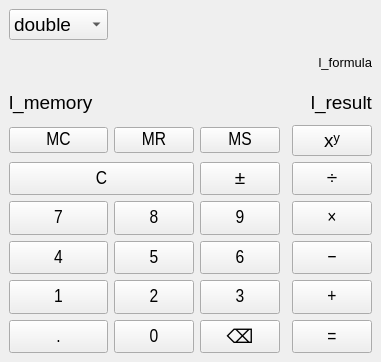
<?xml version="1.0" encoding="UTF-8"?>
<ui version="4.0">
 <class>MainWindow</class>
 <widget class="QMainWindow" name="MainWindow">
  <property name="geometry">
   <rect>
    <x>0</x>
    <y>0</y>
    <width>310</width>
    <height>362</height>
   </rect>
  </property>
  <property name="sizePolicy">
   <sizepolicy hsizetype="Preferred" vsizetype="Preferred">
    <horstretch>0</horstretch>
    <verstretch>0</verstretch>
   </sizepolicy>
  </property>
  <property name="font">
   <font>
    <pointsize>14</pointsize>
   </font>
  </property>
  <property name="windowTitle">
   <string>Калькулятор</string>
  </property>
  <widget class="QWidget" name="centralwidget">
   <layout class="QGridLayout" name="gridLayout" rowstretch="0,0,0,0,0,0,0,0,0,0,0" columnstretch="0,2,2,2,0,3">
    <item row="3" column="2">
     <widget class="QPushButton" name="tn_mr">
      <property name="minimumSize">
       <size>
        <width>0</width>
        <height>0</height>
       </size>
      </property>
      <property name="font">
       <font>
        <family>Arial Narrow</family>
        <pointsize>14</pointsize>
       </font>
      </property>
      <property name="text">
       <string>MR</string>
      </property>
     </widget>
    </item>
    <item row="9" column="5">
     <widget class="QPushButton" name="tb_add">
      <property name="sizePolicy">
       <sizepolicy hsizetype="Preferred" vsizetype="Preferred">
        <horstretch>0</horstretch>
        <verstretch>0</verstretch>
       </sizepolicy>
      </property>
      <property name="minimumSize">
       <size>
        <width>0</width>
        <height>0</height>
       </size>
      </property>
      <property name="font">
       <font>
        <family>Arial Narrow</family>
        <pointsize>14</pointsize>
       </font>
      </property>
      <property name="text">
       <string>+</string>
      </property>
      <property name="shortcut">
       <string>+</string>
      </property>
     </widget>
    </item>
    <item row="1" column="1" colspan="5">
     <widget class="QLabel" name="l_formula">
      <property name="font">
       <font>
        <pointsize>10</pointsize>
       </font>
      </property>
      <property name="text">
       <string>l_formula</string>
      </property>
      <property name="alignment">
       <set>Qt::AlignmentFlag::AlignRight|Qt::AlignmentFlag::AlignTrailing|Qt::AlignmentFlag::AlignVCenter</set>
      </property>
     </widget>
    </item>
    <item row="5" column="5">
     <widget class="QPushButton" name="tb_divide">
      <property name="sizePolicy">
       <sizepolicy hsizetype="Preferred" vsizetype="Preferred">
        <horstretch>0</horstretch>
        <verstretch>0</verstretch>
       </sizepolicy>
      </property>
      <property name="minimumSize">
       <size>
        <width>0</width>
        <height>0</height>
       </size>
      </property>
      <property name="font">
       <font>
        <family>Arial Narrow</family>
        <pointsize>14</pointsize>
       </font>
      </property>
      <property name="text">
       <string>÷</string>
      </property>
      <property name="shortcut">
       <string>/</string>
      </property>
     </widget>
    </item>
    <item row="6" column="1">
     <widget class="QPushButton" name="tb_seven">
      <property name="sizePolicy">
       <sizepolicy hsizetype="Preferred" vsizetype="Preferred">
        <horstretch>0</horstretch>
        <verstretch>0</verstretch>
       </sizepolicy>
      </property>
      <property name="minimumSize">
       <size>
        <width>0</width>
        <height>0</height>
       </size>
      </property>
      <property name="font">
       <font>
        <family>Arial Narrow</family>
        <pointsize>14</pointsize>
       </font>
      </property>
      <property name="text">
       <string>7</string>
      </property>
      <property name="shortcut">
       <string>7</string>
      </property>
     </widget>
    </item>
    <item row="7" column="2">
     <widget class="QPushButton" name="tb_five">
      <property name="sizePolicy">
       <sizepolicy hsizetype="Preferred" vsizetype="Preferred">
        <horstretch>0</horstretch>
        <verstretch>0</verstretch>
       </sizepolicy>
      </property>
      <property name="minimumSize">
       <size>
        <width>0</width>
        <height>0</height>
       </size>
      </property>
      <property name="font">
       <font>
        <family>Arial Narrow</family>
        <pointsize>14</pointsize>
       </font>
      </property>
      <property name="text">
       <string>5</string>
      </property>
      <property name="shortcut">
       <string>5</string>
      </property>
     </widget>
    </item>
    <item row="6" column="2">
     <widget class="QPushButton" name="tb_eight">
      <property name="sizePolicy">
       <sizepolicy hsizetype="Preferred" vsizetype="Preferred">
        <horstretch>0</horstretch>
        <verstretch>0</verstretch>
       </sizepolicy>
      </property>
      <property name="minimumSize">
       <size>
        <width>0</width>
        <height>0</height>
       </size>
      </property>
      <property name="font">
       <font>
        <family>Arial Narrow</family>
        <pointsize>14</pointsize>
       </font>
      </property>
      <property name="text">
       <string>8</string>
      </property>
      <property name="shortcut">
       <string>8</string>
      </property>
     </widget>
    </item>
    <item row="9" column="1">
     <widget class="QPushButton" name="tb_one">
      <property name="sizePolicy">
       <sizepolicy hsizetype="Preferred" vsizetype="Preferred">
        <horstretch>0</horstretch>
        <verstretch>0</verstretch>
       </sizepolicy>
      </property>
      <property name="minimumSize">
       <size>
        <width>0</width>
        <height>0</height>
       </size>
      </property>
      <property name="font">
       <font>
        <family>Arial Narrow</family>
        <pointsize>14</pointsize>
       </font>
      </property>
      <property name="text">
       <string>1</string>
      </property>
      <property name="shortcut">
       <string>1</string>
      </property>
     </widget>
    </item>
    <item row="3" column="1">
     <widget class="QPushButton" name="tb_mc">
      <property name="minimumSize">
       <size>
        <width>0</width>
        <height>0</height>
       </size>
      </property>
      <property name="font">
       <font>
        <family>Arial Narrow</family>
        <pointsize>14</pointsize>
       </font>
      </property>
      <property name="text">
       <string>MC</string>
      </property>
     </widget>
    </item>
    <item row="10" column="3">
     <widget class="QPushButton" name="tb_backspace">
      <property name="sizePolicy">
       <sizepolicy hsizetype="Preferred" vsizetype="Preferred">
        <horstretch>0</horstretch>
        <verstretch>0</verstretch>
       </sizepolicy>
      </property>
      <property name="text">
       <string>⌫</string>
      </property>
     </widget>
    </item>
    <item row="3" column="3">
     <widget class="QPushButton" name="tb_ms">
      <property name="minimumSize">
       <size>
        <width>0</width>
        <height>0</height>
       </size>
      </property>
      <property name="font">
       <font>
        <family>Arial Narrow</family>
        <pointsize>14</pointsize>
       </font>
      </property>
      <property name="text">
       <string>MS</string>
      </property>
     </widget>
    </item>
    <item row="6" column="5">
     <widget class="QPushButton" name="tb_multiplicate">
      <property name="sizePolicy">
       <sizepolicy hsizetype="Expanding" vsizetype="Preferred">
        <horstretch>0</horstretch>
        <verstretch>0</verstretch>
       </sizepolicy>
      </property>
      <property name="minimumSize">
       <size>
        <width>0</width>
        <height>0</height>
       </size>
      </property>
      <property name="font">
       <font>
        <family>Arial Narrow</family>
        <pointsize>14</pointsize>
       </font>
      </property>
      <property name="text">
       <string>×</string>
      </property>
      <property name="shortcut">
       <string>*</string>
      </property>
     </widget>
    </item>
    <item row="7" column="1">
     <widget class="QPushButton" name="tb_four">
      <property name="sizePolicy">
       <sizepolicy hsizetype="Preferred" vsizetype="Preferred">
        <horstretch>0</horstretch>
        <verstretch>0</verstretch>
       </sizepolicy>
      </property>
      <property name="minimumSize">
       <size>
        <width>0</width>
        <height>0</height>
       </size>
      </property>
      <property name="font">
       <font>
        <family>Arial Narrow</family>
        <pointsize>14</pointsize>
       </font>
      </property>
      <property name="text">
       <string>4</string>
      </property>
      <property name="shortcut">
       <string>4</string>
      </property>
     </widget>
    </item>
    <item row="6" column="3">
     <widget class="QPushButton" name="tb_nine">
      <property name="sizePolicy">
       <sizepolicy hsizetype="Preferred" vsizetype="Preferred">
        <horstretch>0</horstretch>
        <verstretch>0</verstretch>
       </sizepolicy>
      </property>
      <property name="minimumSize">
       <size>
        <width>0</width>
        <height>0</height>
       </size>
      </property>
      <property name="font">
       <font>
        <family>Arial Narrow</family>
        <pointsize>14</pointsize>
       </font>
      </property>
      <property name="text">
       <string>9</string>
      </property>
      <property name="shortcut">
       <string>9</string>
      </property>
     </widget>
    </item>
    <item row="10" column="2">
     <widget class="QPushButton" name="tb_zero">
      <property name="sizePolicy">
       <sizepolicy hsizetype="Preferred" vsizetype="Preferred">
        <horstretch>0</horstretch>
        <verstretch>0</verstretch>
       </sizepolicy>
      </property>
      <property name="minimumSize">
       <size>
        <width>0</width>
        <height>0</height>
       </size>
      </property>
      <property name="font">
       <font>
        <family>Arial Narrow</family>
        <pointsize>14</pointsize>
       </font>
      </property>
      <property name="text">
       <string>0</string>
      </property>
     </widget>
    </item>
    <item row="7" column="5">
     <widget class="QPushButton" name="tb_substract">
      <property name="sizePolicy">
       <sizepolicy hsizetype="Preferred" vsizetype="Preferred">
        <horstretch>0</horstretch>
        <verstretch>0</verstretch>
       </sizepolicy>
      </property>
      <property name="minimumSize">
       <size>
        <width>0</width>
        <height>0</height>
       </size>
      </property>
      <property name="font">
       <font>
        <family>Arial Narrow</family>
        <pointsize>14</pointsize>
       </font>
      </property>
      <property name="text">
       <string>−</string>
      </property>
      <property name="shortcut">
       <string>-</string>
      </property>
     </widget>
    </item>
    <item row="9" column="2">
     <widget class="QPushButton" name="tb_two">
      <property name="sizePolicy">
       <sizepolicy hsizetype="Preferred" vsizetype="Preferred">
        <horstretch>0</horstretch>
        <verstretch>0</verstretch>
       </sizepolicy>
      </property>
      <property name="minimumSize">
       <size>
        <width>0</width>
        <height>0</height>
       </size>
      </property>
      <property name="font">
       <font>
        <family>Arial Narrow</family>
        <pointsize>14</pointsize>
       </font>
      </property>
      <property name="text">
       <string>2</string>
      </property>
      <property name="shortcut">
       <string>2</string>
      </property>
     </widget>
    </item>
    <item row="2" column="1" colspan="5">
     <layout class="QHBoxLayout" name="horizontalLayout" stretch="0,1">
      <item>
       <widget class="QLabel" name="l_memory">
        <property name="sizePolicy">
         <sizepolicy hsizetype="Preferred" vsizetype="Preferred">
          <horstretch>0</horstretch>
          <verstretch>0</verstretch>
         </sizepolicy>
        </property>
        <property name="font">
         <font>
          <pointsize>14</pointsize>
         </font>
        </property>
        <property name="text">
         <string>l_memory</string>
        </property>
       </widget>
      </item>
      <item>
       <widget class="QLabel" name="l_result">
        <property name="sizePolicy">
         <sizepolicy hsizetype="Preferred" vsizetype="Preferred">
          <horstretch>0</horstretch>
          <verstretch>0</verstretch>
         </sizepolicy>
        </property>
        <property name="font">
         <font>
          <pointsize>14</pointsize>
         </font>
        </property>
        <property name="text">
         <string>l_result</string>
        </property>
        <property name="alignment">
         <set>Qt::AlignmentFlag::AlignRight|Qt::AlignmentFlag::AlignTrailing|Qt::AlignmentFlag::AlignVCenter</set>
        </property>
       </widget>
      </item>
     </layout>
    </item>
    <item row="5" column="1" colspan="2">
     <widget class="QPushButton" name="tb_reset">
      <property name="sizePolicy">
       <sizepolicy hsizetype="Preferred" vsizetype="Preferred">
        <horstretch>0</horstretch>
        <verstretch>0</verstretch>
       </sizepolicy>
      </property>
      <property name="minimumSize">
       <size>
        <width>0</width>
        <height>0</height>
       </size>
      </property>
      <property name="font">
       <font>
        <family>Arial Narrow</family>
        <pointsize>14</pointsize>
       </font>
      </property>
      <property name="text">
       <string>C</string>
      </property>
      <property name="shortcut">
       <string>Esc</string>
      </property>
     </widget>
    </item>
    <item row="10" column="1">
     <widget class="QPushButton" name="tb_extra">
      <property name="sizePolicy">
       <sizepolicy hsizetype="Preferred" vsizetype="Preferred">
        <horstretch>0</horstretch>
        <verstretch>0</verstretch>
       </sizepolicy>
      </property>
      <property name="minimumSize">
       <size>
        <width>0</width>
        <height>0</height>
       </size>
      </property>
      <property name="font">
       <font>
        <family>Arial Narrow</family>
        <pointsize>14</pointsize>
       </font>
      </property>
      <property name="text">
       <string>.</string>
      </property>
     </widget>
    </item>
    <item row="9" column="3">
     <widget class="QPushButton" name="tb_three">
      <property name="sizePolicy">
       <sizepolicy hsizetype="Preferred" vsizetype="Preferred">
        <horstretch>0</horstretch>
        <verstretch>0</verstretch>
       </sizepolicy>
      </property>
      <property name="minimumSize">
       <size>
        <width>0</width>
        <height>0</height>
       </size>
      </property>
      <property name="font">
       <font>
        <family>Arial Narrow</family>
        <pointsize>14</pointsize>
       </font>
      </property>
      <property name="text">
       <string>3</string>
      </property>
      <property name="shortcut">
       <string>3</string>
      </property>
     </widget>
    </item>
    <item row="5" column="3">
     <widget class="QPushButton" name="tb_negate">
      <property name="sizePolicy">
       <sizepolicy hsizetype="Preferred" vsizetype="Preferred">
        <horstretch>0</horstretch>
        <verstretch>0</verstretch>
       </sizepolicy>
      </property>
      <property name="minimumSize">
       <size>
        <width>0</width>
        <height>0</height>
       </size>
      </property>
      <property name="font">
       <font>
        <family>Arial Narrow</family>
        <pointsize>14</pointsize>
       </font>
      </property>
      <property name="text">
       <string>±</string>
      </property>
     </widget>
    </item>
    <item row="7" column="3">
     <widget class="QPushButton" name="tb_six">
      <property name="sizePolicy">
       <sizepolicy hsizetype="Preferred" vsizetype="Preferred">
        <horstretch>0</horstretch>
        <verstretch>0</verstretch>
       </sizepolicy>
      </property>
      <property name="minimumSize">
       <size>
        <width>0</width>
        <height>0</height>
       </size>
      </property>
      <property name="font">
       <font>
        <family>Arial Narrow</family>
        <pointsize>14</pointsize>
       </font>
      </property>
      <property name="text">
       <string>6</string>
      </property>
      <property name="shortcut">
       <string>6</string>
      </property>
     </widget>
    </item>
    <item row="3" column="5">
     <widget class="QPushButton" name="tb_power">
      <property name="text">
       <string>xʸ</string>
      </property>
     </widget>
    </item>
    <item row="10" column="5">
     <widget class="QPushButton" name="tb_equal">
      <property name="sizePolicy">
       <sizepolicy hsizetype="Preferred" vsizetype="Preferred">
        <horstretch>0</horstretch>
        <verstretch>0</verstretch>
       </sizepolicy>
      </property>
      <property name="minimumSize">
       <size>
        <width>0</width>
        <height>0</height>
       </size>
      </property>
      <property name="font">
       <font>
        <family>Arial Narrow</family>
        <pointsize>14</pointsize>
       </font>
      </property>
      <property name="text">
       <string>=</string>
      </property>
      <property name="shortcut">
       <string>Enter</string>
      </property>
     </widget>
    </item>
    <item row="0" column="1">
     <widget class="QComboBox" name="cmb_controller">
      <item>
       <property name="text">
        <string>double</string>
       </property>
      </item>
      <item>
       <property name="text">
        <string>float</string>
       </property>
      </item>
      <item>
       <property name="text">
        <string>uint8_t</string>
       </property>
      </item>
      <item>
       <property name="text">
        <string>int</string>
       </property>
      </item>
      <item>
       <property name="text">
        <string>int64_t</string>
       </property>
      </item>
      <item>
       <property name="text">
        <string>size_t</string>
       </property>
      </item>
      <item>
       <property name="text">
        <string>Rational</string>
       </property>
      </item>
     </widget>
    </item>
   </layout>
  </widget>
 </widget>
 <resources/>
 <connections/>
</ui>
